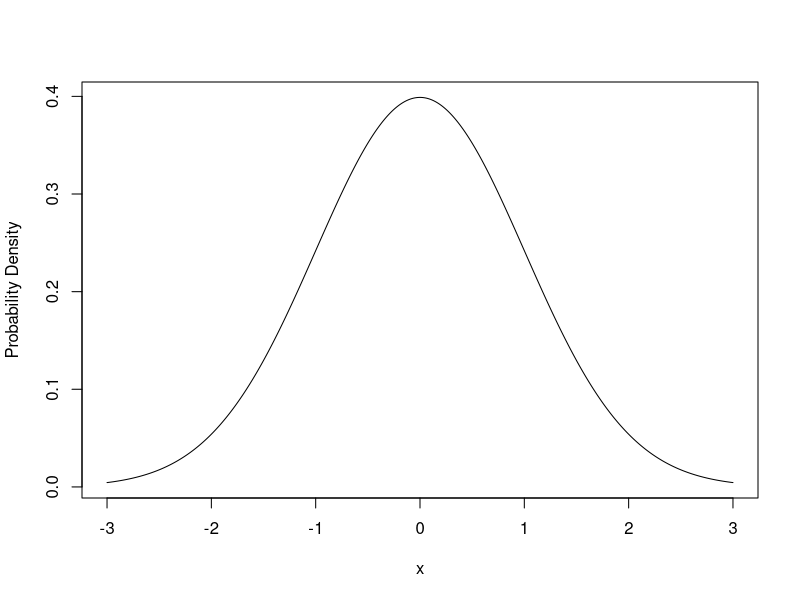
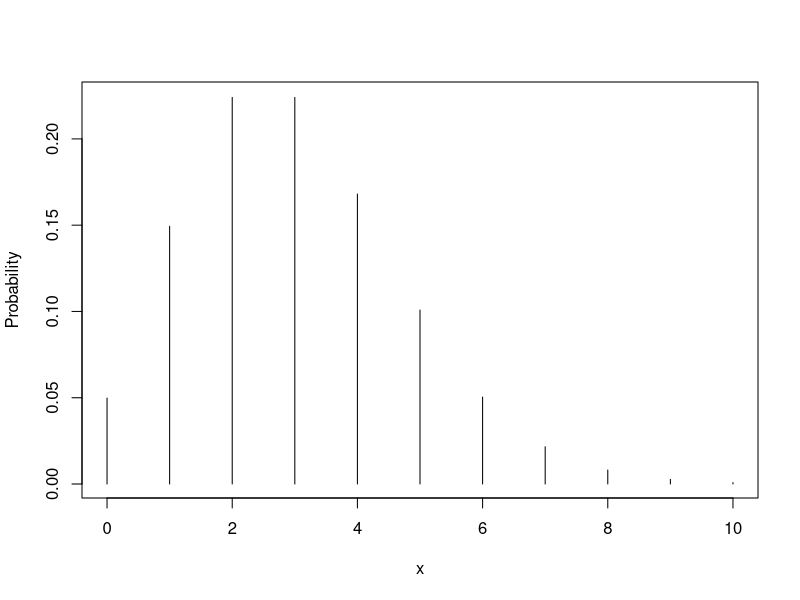

Generate these figures, in order, with R:
# create normal distribution plot
x <- seq(-3, 3, by = 0.01)
y <- dnorm(x)
plot(x,y, type="l", ylab="Probability Density")

# gives P(X=7) for X~Po(3)
dpois(7, 3, log = FALSE)

# manual calculation of P(X=7)
result <- ( (3 ^ 7) * exp(-3) ) / factorial(7)

# create probability mass function plot for Po(3) rand. variable
x <- seq(0, 10, by = 1)
y <- dpois(x, 3, log = FALSE)
plot(x,y, type="h", ylab="Probability")

# improved syntax task
normal_quantile <- qnorm(0.4, mean = 0, sd = 1)
squared_value = normal_quantile ^ 2
